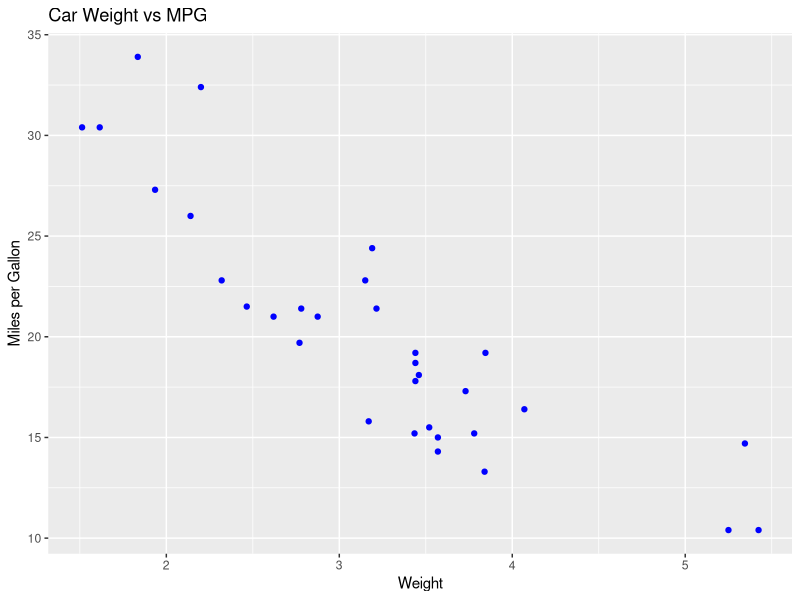

Recreate this plot in R.
# ggplot1: Scatter plot showing relationship between car weight and fuel efficiency

# Load ggplot2 package for data visualization
library(ggplot2)

# Load built-in data set containing car specifications
data(mtcars)

# Create scatter plot
ggplot(mtcars, aes(x = wt, y = mpg)) +
  
  # Plot each car as a point to visualize distribution and relationship
  geom_point(color = "blue") +
  
  # Add a descriptive title to explain what the graph represents
  ggtitle("Car Weight vs MPG") +
  
  # Label x-axis to clarify that it represents car weight
  xlab("Weight") +
  
  # Label y-axis to clarify that it represents fuel efficiency
  ylab("Miles per Gallon")
